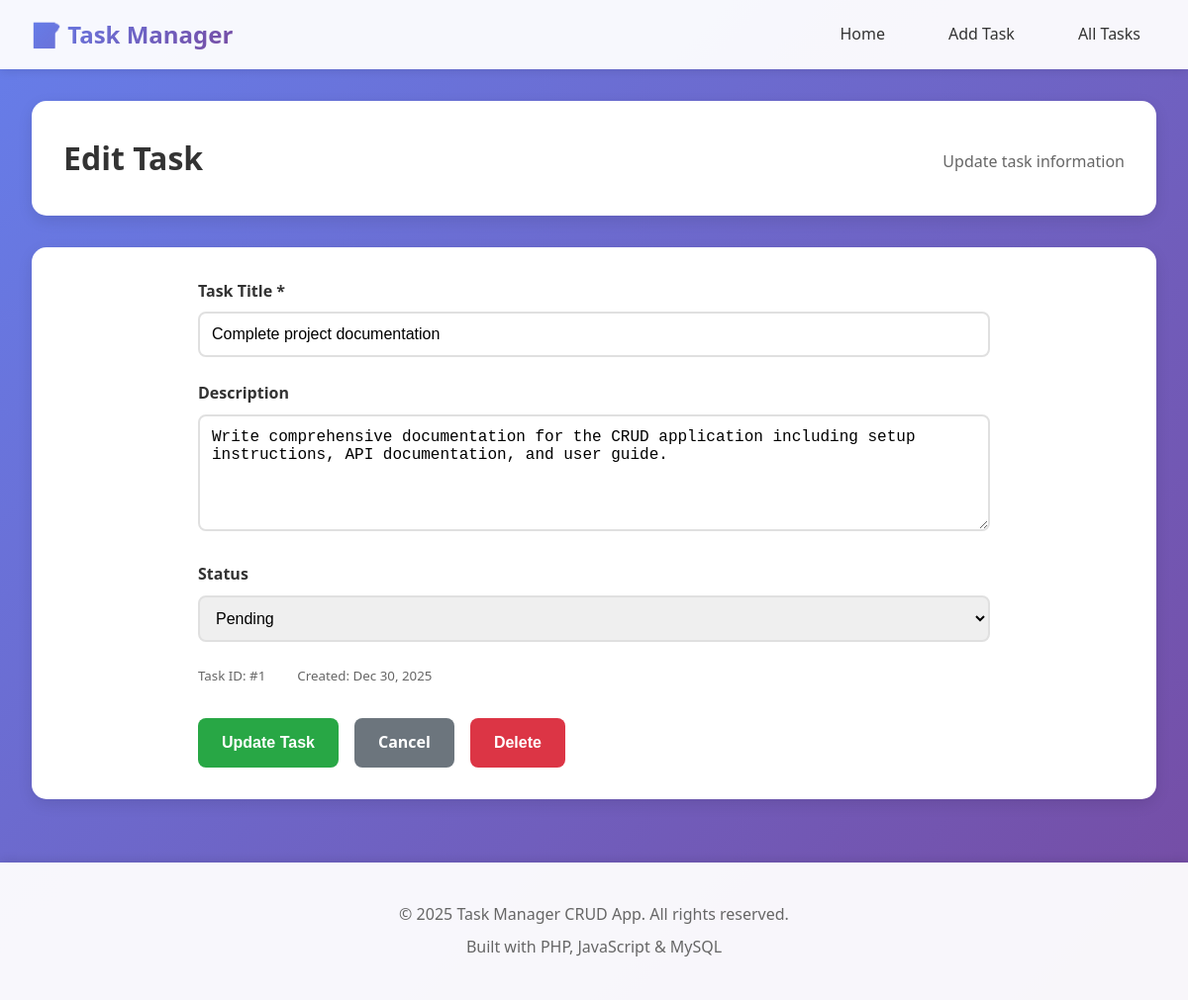
The page /edit.php?id=1 on the database its author committed.
### tables this page shows
CREATE TABLE IF NOT EXISTS tasks (
    id INT AUTO_INCREMENT PRIMARY KEY,
    title VARCHAR(255) NOT NULL,
    description TEXT,
    status ENUM('pending', 'completed') DEFAULT 'pending',
    created_at TIMESTAMP DEFAULT CURRENT_TIMESTAMP,
    updated_at TIMESTAMP DEFAULT CURRENT_TIMESTAMP ON UPDATE CURRENT_TIMESTAMP,
    INDEX idx_status (status),
    INDEX idx_created_at (created_at)
);

### edit.php (the view, shortened to what this page needs)
<?php
$id = $_GET['id'] ?? 0;
$pdo = getDBConnection();
$stmt = $pdo->prepare("SELECT * FROM tasks WHERE id = ?");
$stmt->execute([$id]);
$task = $stmt->fetch();
$title = $_POST['title'] ?? $task['title'];
$description = $_POST['description'] ?? $task['description'];
$status = $_POST['status'] ?? $task['status'];
require_once 'header.php';
?>
<div class="page-header">
    <h1>Edit Task</h1>
    <p>Update task information</p>
</div>
<div class="form-container">
    <form method="POST" action="edit.php?id=<?php echo $id; ?>" class="task-form">
        <div class="form-group">
            <label for="title">Task Title *</label>
            <input
                type="text"
                id="title"
                name="title"
                placeholder="Enter task title"
                value="<?php echo htmlspecialchars($title); ?>"
                required
            >
        </div>
        <div class="form-group">
            <label for="description">Description</label>
            <textarea
                id="description"
                name="description"
                rows="5"
                placeholder="Enter task description"
            ><?php echo htmlspecialchars($description); ?></textarea>
        </div>
        <div class="form-group">
            <label for="status">Status</label>
            <select id="status" name="status">
                <option value="pending" <?php echo $status === 'pending' ? 'selected' : ''; ?>>
                    Pending
                </option>
            </select>
        </div>
        <div class="form-info">
            <small>Task ID: #<?php echo $task['id']; ?></small>
            <small>Created: <?php echo date('M d, Y', strtotime($task['created_at'])); ?></small>
        </div>
        <div class="form-actions">
            <button type="submit" class="btn btn-success">Update Task</button>
            <a href="view.php?id=<?php echo $id; ?>" class="btn btn-secondary">Cancel</a>
            <button type="button" onclick="confirmDelete(<?php echo $id; ?>)" class="btn btn-danger">Delete</button>
        </div>
    </form>
</div>
<?php require_once 'footer.php'; ?>

### assets/css/style.css (style rules this page uses)
* { margin: 0; padding: 0; box-sizing: border-box; }
body { font-family: 'Segoe UI', Tahoma, Geneva, Verdana, sans-serif; background: linear-gradient(135deg, #667eea 0%, #764ba2 100%); min-height: 100vh; line-height: 1.6; }
.page-header { background: white; padding: 2rem; border-radius: 15px; margin-bottom: 2rem; box-shadow: 0 5px 15px rgba(0,0,0,0.1); display: flex; justify-content: space-between; align-items: center; }
.page-header h1 { font-size: 2rem; color: #333; }
.page-header p { color: #666; margin-top: 0.5rem; }
.btn { padding: 0.75rem 1.5rem; border: none; border-radius: 8px; font-size: 1rem; font-weight: 600; cursor: pointer; text-decoration: none; display: inline-block; transition: all 0.3s; }
.btn-secondary { background: #6c757d; color: white; }
.btn-success { background: #28a745; color: white; }
.btn-danger { background: #dc3545; color: white; }
.form-container { background: white; padding: 2rem; border-radius: 15px; box-shadow: 0 5px 15px rgba(0,0,0,0.1); }
.task-form { max-width: 800px; margin: 0 auto; }
.form-group { margin-bottom: 1.5rem; }
.form-group label { display: block; font-weight: 600; margin-bottom: 0.5rem; color: #333; }
.form-group input[type="text"], .form-group textarea, .form-group select { width: 100%; padding: 0.75rem; border: 2px solid #e0e0e0; border-radius: 8px; font-size: 1rem; transition: border-color 0.3s; }
.form-group textarea { resize: vertical; min-height: 100px; }
.form-actions { display: flex; gap: 1rem; margin-top: 2rem; }
.form-info { display: flex; gap: 2rem; margin: 1rem 0; color: #666; }

### rows shown on the page
tasks: title "Complete project documentation", description "Write comprehensive documentation for the CRUD application including setup instructions, API documentation, and user guide.", status "Pending", id "1", created_at "Dec 30, 2025"
